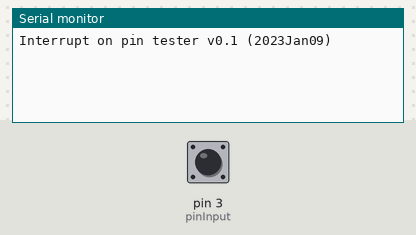
Simulated run of this sketch. Board: Arduino Uno, built with avr-gcc and run on an emulated ATmega328P. On the bench: the last lines printed to the serial monitor. Inputs (shaded band) come from the test bench; at power-on: pin 3 (pinInput) HIGH.

Above: at 1.2 s.
1.3 s: pin 3 (pinInput) pulled LOW for 0.15 s
At 2.0 s:
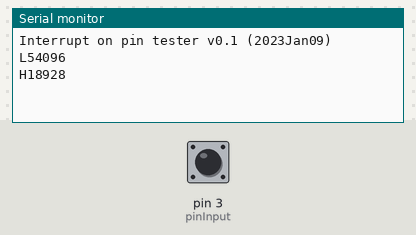
2.9 s: pin 3 (pinInput) pulled LOW for 1 s
At 3.7 s:
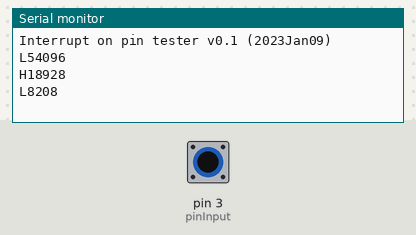
5.4 s: pin 3 (pinInput) pulled LOW for 0.15 s
At 6.3 s:
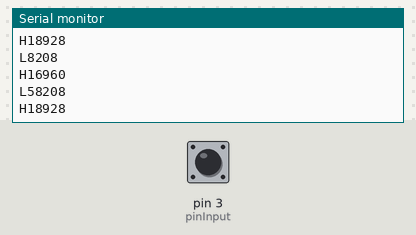

Measured:
- after the input at 1.3 s, the serial monitor: prints a new line at once (image 1)
- after the input at 2.9 s, the serial monitor: prints a new line at once (image 2)
- after the input at 5.4 s, the serial monitor: prints a new line at once (image 3)

The sketch:

interrupt_pin_changes_to_serial.ino
```cpp
const uint8_t pinInput = 3; // D2 or D3 support interrupt on Arduino Nano/Uno (ATMEGA328)

const uint8_t pinInputMask = 1 << pinInput;

volatile bool inputPinState;
volatile uint16_t interruptRoutineMicros;
uint16_t results[256];
uint8_t savedInputPinSates[32]; // 32 * 8 = 256 states
volatile uint8_t resultsHeadPos = 0;
volatile uint8_t resultsTailPos = 0;

volatile uint16_t error1 = 0;
volatile uint16_t error2 = 0;

volatile uint16_t _micros;

void setup() {
  pinMode(pinInput, INPUT); digitalWrite(pinInput, HIGH);

  Serial.begin(9600);
  while(!Serial) {
    // some boards need to wait to ensure access to serial over USB
  }

  Serial.println("Interrupt on pin tester v0.1 (2023Jan09)");

  _micros = micros();
  interruptRoutineMicros = _micros;
  inputPinState = PIND & pinInputMask;//digitalRead(pinInput);
  attachInterrupt(digitalPinToInterrupt(pinInput), pinInputChangeInterruptRoutine, CHANGE);
}

const uint8_t andMasks[] = { 0x01, 0x02, 0x04, 0x08, 0x10, 0x20, 0x40, 0x80 };
const uint8_t minusMasks[] = { 0xFF-0x01, 0xFF-0x02, 0xFF-0x04, 0xFF-0x08, 0xFF-0x10, 0xFF-0x20, 0xFF-0x40, 0xFF-0x80 };

void pinInputChangeInterruptRoutine() {
  bool newInputPinState = digitalRead(pinInput); //PIND & pinInputMask; //digitalRead(pinInput);
  if (inputPinState == newInputPinState) {
    // error, missed change
    if (error1 != 0xFFFF) error1++;
  }
    uint16_t res = micros() - interruptRoutineMicros;
    interruptRoutineMicros += res;
  inputPinState = newInputPinState;

  uint8_t newHeadPos = resultsHeadPos + 1;
  if (resultsTailPos == newHeadPos) {
    // error 2 - overflow!!!
    // so we skip newer results till we get space
    if (error2 != 0xFFFF) error2++;
  } else {
    results[resultsHeadPos] = res;
    if (newInputPinState) {
      savedInputPinSates[resultsHeadPos >> 3] |= andMasks[resultsHeadPos & 7];
    } else {
      savedInputPinSates[resultsHeadPos >> 3] &= minusMasks[resultsHeadPos & 7];
    }
    resultsHeadPos = newHeadPos;
  }
}

void loop() {
  //_micros = micros();
  if (resultsHeadPos != resultsTailPos) {
    if (savedInputPinSates[resultsTailPos >> 3] & andMasks[resultsTailPos & 7]) {
      Serial.print('H');
    } else {
      Serial.print('L');
    }
    Serial.println(results[resultsTailPos]);
    resultsTailPos++;
  }
  if (error1 > 0) {
    uint16_t e = error1; error1 = error1 - e;
    Serial.print("E1:"); if (e == 0xFFFF) Serial.println("OVRFLW"); else Serial.println(e);
  }
  if (error2 > 0) {
    uint16_t e = error2; error2 = error2 - e;
    Serial.print("E2:"); if (e == 0xFFFF) Serial.println("OVRFLW"); else Serial.println(e);
  }
}
```
